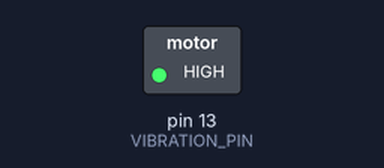
Simulated run of this sketch. Board: Arduino Nano, built with avr-gcc and run on an emulated ATmega328P. On the bench: switched loads named in the sketch (green lamp = pin HIGH). Dashed ring = blinking.

Above: at 0.5 s.
Timing chart, 0 to 4.6 s (numbered marks = the images above):
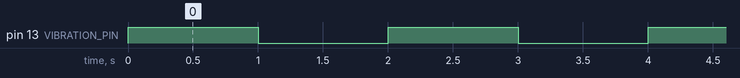

Measured:
- by itself, pin 13 (VIBRATION_PIN): alternates HIGH for 1.0 s and LOW for 1.0 s

The sketch:

Vibration_Motor_Test.ino
```cpp
/*
  Vibration_Motor_Test.ino
  Phase 1 — Component Verification

  Wiring:
    Nano D13 -> 1kOhm resistor -> NPN transistor Base (e.g. BC547/2N2222)
    Transistor Emitter -> GND
    Transistor Collector -> Motor (-)
    Motor (+) -> regulated supply (AMS1117 output) — NOT direct 5V,
                 the miniature vibration motor used in this project
                 is damaged by direct 5V.
    1N4007 flyback diode across the motor terminals (cathode toward
    motor (+)) for back-EMF protection.

  Expected result: motor vibrates for 1 second, stops for 1 second,
  repeating. Transistor/motor should not get noticeably hot.
*/

#define VIBRATION_PIN 13

void setup() {
  pinMode(VIBRATION_PIN, OUTPUT);
}

void loop() {
  digitalWrite(VIBRATION_PIN, HIGH);
  delay(1000);
  digitalWrite(VIBRATION_PIN, LOW);
  delay(1000);
}
```
